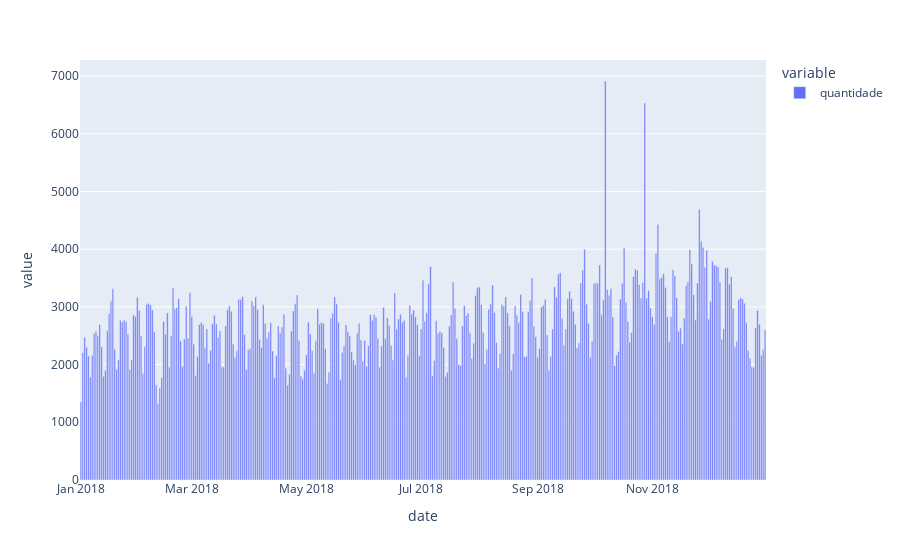

Write notebook code for a chart like this one.
### Code cell
frequency = df
frequency['quantidade'] = 1
frequency = frequency.groupby('date').sum()[['quantidade']]
fig = px.bar(frequency)
fig

### Figure 1 — Plotly figure (JSON) as saved in the notebook; plotly's stock layout.template omitted (floating-point values rounded to 4 significant figures; data arrays with more than 128 entries replaced by an {"elided": "..."} marker saying what was removed)
{"data": [{"alignmentgroup": "True", "hovertemplate": "variable=quantidade<br>date=%{x}<br>value=%{y}<extra></extra>", "legendgroup": "quantidade", "marker": {"color": "#636efa"}, "name": "quantidade", "offsetgroup": "quantidade", "orientation": "v", "showlegend": true, "textposition": "auto", "type": "bar", "x": {"elided": "365 str values"}, "xaxis": "x", "y": {"elided": "365 int values"}, "yaxis": "y"}], "layout": {"barmode": "relative", "legend": {"title": {"text": "variable"}, "tracegroupgap": 0}, "margin": {"t": 60}, "xaxis": {"anchor": "y", "domain": [0, 1], "title": {"text": "date"}}, "yaxis": {"anchor": "x", "domain": [0, 1], "title": {"text": "value"}}}}
